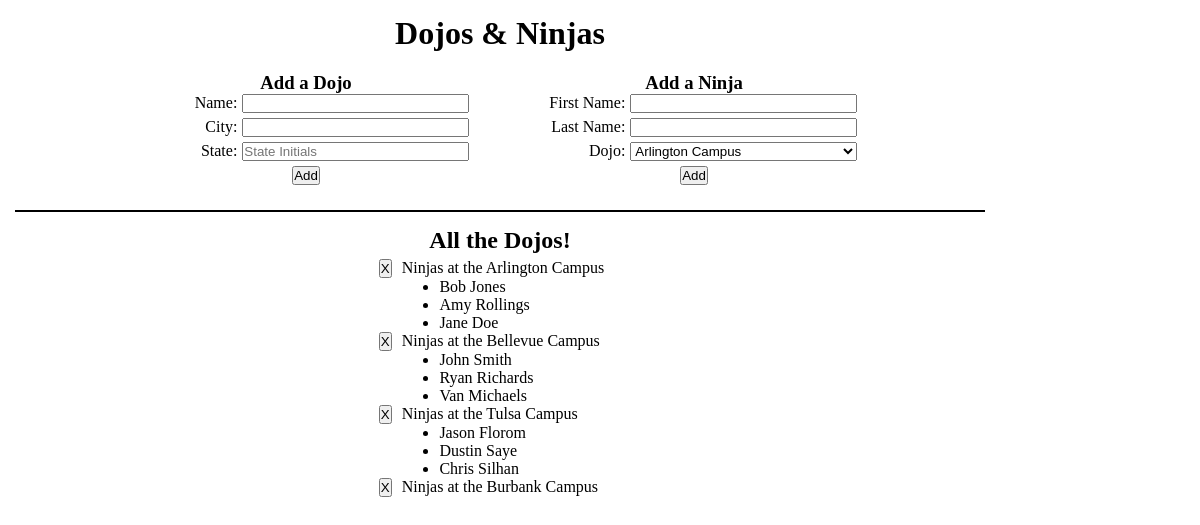
The app's page /, older data.
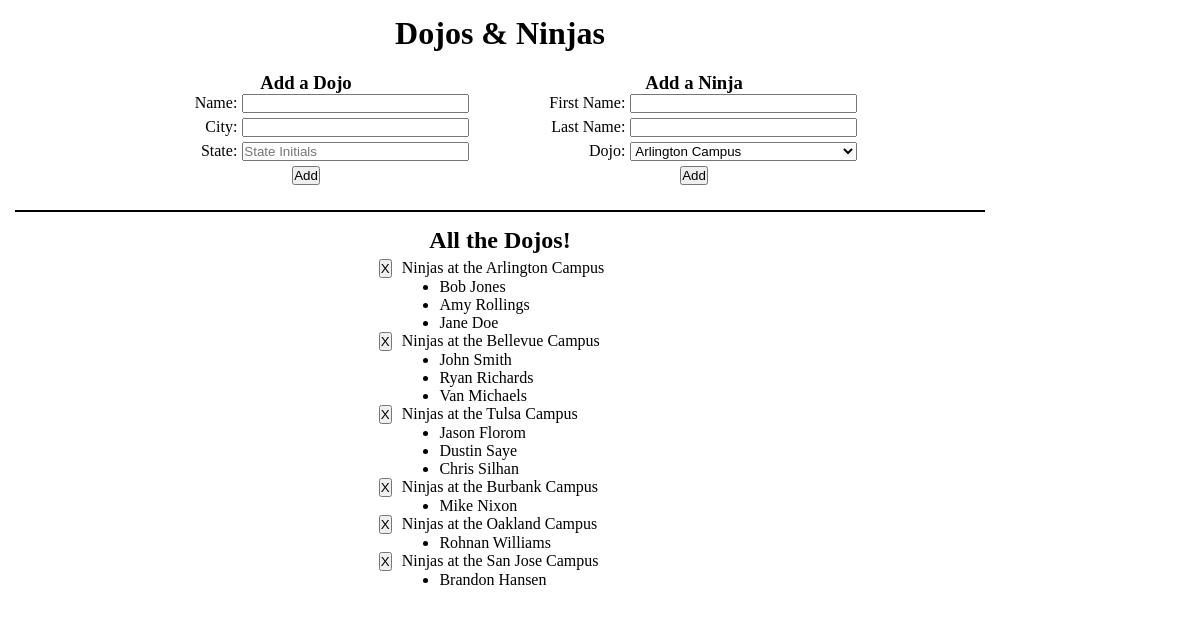
The same page, newer data.
### dojo_ninjas_app/models.py (models this page shows)
class Dojo(models.Model):
    name = models.CharField(max_length=255)
    city = models.CharField(max_length=255)
    state = models.CharField(max_length=2)
    desc = models.TextField()

class Ninja(models.Model):
    dojo = models.ForeignKey(Dojo, related_name="ninjas", on_delete=models.CASCADE)
    first_name = models.CharField(max_length=255)
    last_name = models.CharField(max_length=255)

### dojo_ninjas_app/views.py (the view)
# urls.py: path('', views.index),
def index(request):
    context = {
        "dojos": Dojo.objects.all(),
        "ninjas": Ninja.objects.all(),
    }
    return render(request, "index.html", context)

### dojo_ninjas_app/templates/index.html (shortened to what this page needs)
<!DOCTYPE html>
<html lang="en">
<head>
    {% load static %}
    <link rel="stylesheet" href="{% static 'css/style.css' %}">
</head>
<body>
    <div id="wrapper">
        <header class="page_header">
            <h1>Dojos & Ninjas</h1>
        </header>
        <div class="forms_section">
            <div class="form_container add_dojo_form_container">
                <form action="/create_dojo" class="forms add_dojo" method="POST">
                    <header class="form_header dojo_form_header">
                        <h3 class="add_dojo_text">Add a Dojo</h3>
                    </header>
                    <div class="input_field_container" class="input_field_label">
                        <label for="dojo_name" class="input_field_label">Name:</label>
                        <input type="text" name="dojo_name" class="input_field" maxlength="255" required>
                    </div>
                    <div class="input_field_container">
                        <label for="dojo_city" class="input_field_label">City:</label>
                        <input type="text" name="dojo_city" class="input_field" maxlength="255" required>
                    </div>
                    <div class="input_field_container">
                        <label for="dojo_state" class="input_field_label">State:</label>
                        <input type="text" name="dojo_state" class="input_field" maxlength="2" placeholder="State Initials" required>
                    </div>
                    <div class="input_field_container">
                        <button type="submit" name="dojo_submit_btn">Add</button>
                    </div>
                </form>
            </div>
            <div class="form_container add_ninja_form_container">
                <form action="/create_ninja" class="forms add_ninja" method="POST">
                    <header class="form_header ninja_form_header">
                        <h3 class="add_ninja_text">Add a Ninja</h3>
                    </header>
                    <div class="input_field_container">
                        <label for="ninja_first_name" class="input_field_label">First Name:</label>
                        <input type="text" name="ninja_first_name" class="input_field" maxlength="255" required>
                    </div>
                    <div class="input_field_container">
                        <label for="ninja_last_name" class="input_field_label">Last Name:</label>
                        <input type="text" name="ninja_last_name" class="input_field" maxlength="255" required>
                    </div>
                    <div class="input_field_container">
                        <label for="dojo_select" class="input_field_label">Dojo:</label>
                        <select name="dojo_select" class="input_field">
                            {% for dojo in dojos %}
                            <option value="{{dojo.id}}">
                                {{dojo.name}}
                            </option>
                            {% endfor %}
                        </select>
                    </div>
                    <div class="input_field_container">
                        <button type="submit" name="ninja_submit_btn">Add</button>
                    </div>
                </form>
            </div>
        </div>
        <div class="display_section">
            <header class="display_header">
                <h2>All the Dojos!</h2>
            </header>
            <div class="list_container">
                <ul class="dojo_list">
                    {% for dojo in dojos %}
                        <li class="dojo_list_items">
                            <div class="delete_record">
                                <form action="/delete_dojo/{{dojo.id}}" class="delete_form" method="POST">
                                    <button type="submit" name="delete_dojo_btn">X</button>
                                </form>
                                <p class="dojo_display_name">Ninjas at the {{dojo.name}}</p>
                            </div>
                            <ul class="ninja_list">
                                {% for ninja in dojo.ninjas.all %}
                                    <li class="ninjas_list_items">
                                        {{ninja.first_name}} {{ninja.last_name}}
                                    </li>
                                {% endfor %}
                            </ul>
                        </li>
                    {% endfor %}
                </ul>
            </div>
        </div>
    </div>
</body>
</html>

### dojo_ninjas_app/static/css/style.css (style rules this page uses)
* { padding: 0; margin: 0; box-sizing: border-box; vertical-align: top; }
#wrapper { width: 1000px; padding: 15px; display: flex; flex-direction: column; align-items: center; }
.page_header { width: 100%; text-align: center; margin-bottom: 15px; }
.forms_section { width: 100%; display: flex; margin-bottom: 15px; }
.form_container { width: 50%; }
.forms { width: 80%; padding: 5px; display: flex; flex-direction: column; }
.form_header { text-align: center; }
.add_dojo_form_container { display: flex; flex-direction: column; align-items: flex-end; }
.input_field_container { width: 100%; margin: 0px 0px 5px 0px; display: flex; flex-wrap: nowrap; justify-content: center; }
.input_field_label { width: 25%; text-align: end; }
.input_field { width: 60%; margin-left: 5px; }
.display_section { width: 100%; padding-top: 15px; display: flex; flex-direction: column; align-items: center; border-top: 2px solid black; }
.display_header { width: 100%; text-align: center; }
.list_container { width: 25%; margin-top: 5px; }
.dojo_list { width: 100%; display: flex; flex-direction: column; }
.dojo_list_items { list-style-type: none; display: flex; flex-direction: column; align-items: flex-end; }
.delete_record { width: 100%; display: flex; }
.delete_form { margin-right: 10px; }
.dojo_display_name { width: 100%; }
.dojo_list_items .ninja_list { width: 75%; list-style-type: disc; display: flex; flex-direction: column; }

Row changes from the older to the newer data that the page shows:
added Ninja: first_name "Mike", last_name "Nixon", shown under Dojo "Burbank Campus"
added Dojo: name "Oakland Campus"
added Ninja: first_name "Rohnan", last_name "Williams", shown under "Oakland Campus"
added Dojo: name "San Jose Campus"
added Ninja: first_name "Brandon", last_name "Hansen", shown under "San Jose Campus"
